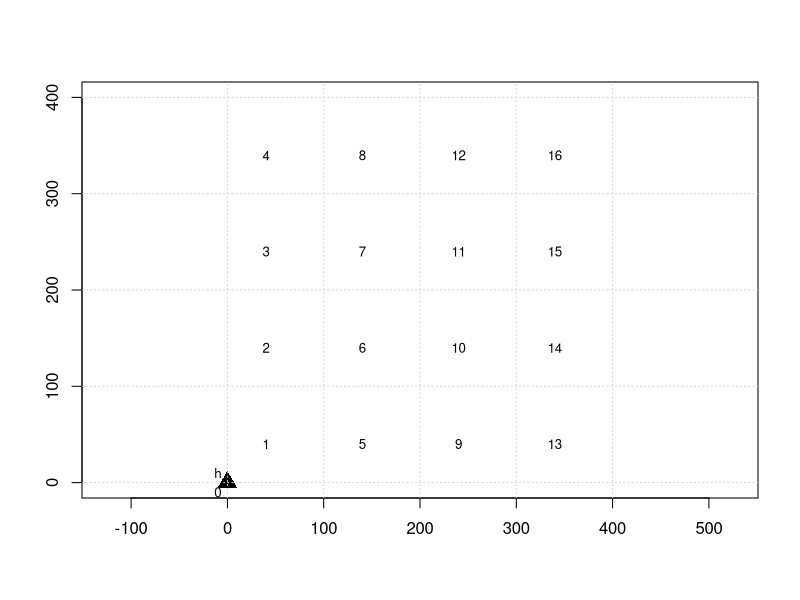

This chart was generated by the following R code: (Note: this script raises an error after producing the figure.)
# #Load Packages
# library(Matrix)
library(dplyr)
library(reshape2)

#Set Global Parameters
options(max.print = 99999)
set.seed(594)

#Problem Parameters
n_targets <- 16  # number of targets excluding origin and destination
n_nodes <- n_targets + 1  # number of nodes including origin and destination
discount_ratio <- 30  # maximum discount in terms of %
mission_area <- 400*400
eps <- 0.1
flight_v <- 10*60  # flight speed (km per hour)
sensor_range <- 28

# search time reduction parameter
alpha_time_reduction <- 0.8

#search and collection duration
s_t <- 50/60
c_t <- 10/60
search_duration <- s_t + c_t

#restrictions
mission_late_prob <- 0.20  # the allowed risk of not completing mission on time 
n_revisits <- 3  # number of allowed revisits


#effectiveness of the search and collection sensors
e_s <- (1 - exp(-(flight_v*sensor_range)/((mission_area/n_targets)))^s_t) #effectiveness of search sensor - by Xia's paper--28km is based on Global Hawk
e_c <- 0.5 #effectiveness of collection sensor - by Moskal's previous papers


# problem Sets
target_set <- 1:n_targets
node_set <- 0:n_nodes
from_set <- 0:n_targets #target set including origin excluding destination #1 is origin
to_set <- 1:n_nodes
time_step_set <- (1:((n_targets*n_revisits)+2)) #50 ((n_targets*n_revisits)+2)
allowed_revisit_set <- (1:n_revisits) # set of allowed revisits

# problem Layout
grid_size <- sqrt(mission_area)/sqrt(n_targets) #length of each grid
x_axis_size <- 400
y_axis_size <- 400
target_loc <- seq(grid_size/2, sqrt(mission_area)-grid_size/2,by = grid_size) 
target_loc_x <- rep(target_loc, each = sqrt(n_targets)) # X coordinates of targets
target_loc_y <- rep(target_loc, sqrt(n_targets)) # Y coordinates of targets
coord <- cbind(0:n_nodes,c(0,target_loc_x,sqrt(mission_area)),c(0,target_loc_y, sqrt(mission_area)))
coord <- head(coord, -1)

coord_grids_matrix <- cbind(target_set,rep(seq(0,300,100),each=4),rep(seq(100,400,100),each=4),rep(seq(0,300,100),4),rep(seq(100,400,100),4))

plot(x = 0, y = 0, xlim = c(0,sqrt(mission_area)), ylim = c(0,sqrt(mission_area)), pch = 17, cex = 2, asp = 1, xlab = "",ylab = "")  #xaxt="n", yaxt="n"
grid_loc <- seq(0,sqrt(mission_area), by = grid_size)
abline(h = grid_loc, v = grid_loc, col = "lightgray", lty = "dotted")
points(x = target_loc_x, y = target_loc_y, col = "black", pch = 215, cex=1)
text(coord[,2] - 10, coord[,3] - 10, labels = seq_along(0:n_targets)-1, cex = 0.8)
text(coord[1,2] - 10, coord[1,3] + 10, labels = "h", cex = 0.8)


#generate all movement types
temp_list <- c()
pair_matrix <- c()
for (d in 0:(n_nodes-1)) {
  temp_list <- cbind(rep(d,(n_nodes)), 0:n_targets)
  pair_matrix <- rbind(pair_matrix, temp_list)
}

#---------------------------------------------------------------------------------------------------------------
# travel duration --> d_{ij}

#Calculate Euclidean Distances
euc_distances <- apply(pair_matrix, 1, function(x){
  pair_from <- coord[coord[,1] == x[1],2:3]
  pair_to <- coord[coord[,1] == x[2],2:3]
  sqrt((pair_from[1] - pair_to[1])^2 + (pair_from[2] - pair_to[2])^2)
})

pair_matrix <- cbind(pair_matrix, euc_distances)



# Update distances with discounted euclidean distances. Discount rates linearly increase from 0 to discount_ratio (%30 in the paper)
discount_rates <- unlist(lapply(pair_matrix[,3],function (x) (discount_ratio/(max(pair_matrix[,3]) - min(pair_matrix[,3])))*(x - min(pair_matrix[,3]))))
discount_amounts <- (pair_matrix[,3] * discount_rates)/100
pair_matrix[,3] <- (pair_matrix[,3] - discount_amounts)

# convert distance to flight duration
pair_matrix[,3] <- round(pair_matrix[,3]/flight_v,4)

#---------------------------------------------------------------------------------------------------------------
# information search and collection time s_{j,m}
search_duration_list <- sapply(1:n_revisits, function(x) search_duration*(alpha_time_reduction)^(x-1))

#Construct Y matrix:
target_df <- data.frame(target_id = target_set)
for (m in 1:n_revisits){
  target_df[paste0(m)] = search_duration_list[m]
}

target_df <- melt(target_df, id.var = c('target_id') , variable.name = 'visit_id')
target_df <- target_df %>% rename("search_duration" = "value")
target_df['target_id'] = as.integer(target_df$target_id)
target_df['visit_id'] = as.integer(target_df$visit_id)

# ---------------------------------------------------------------------------------------------------
# expected Information Collection From Targets I_{jk}-> information collected from target j at kth visit
# probability that a target has information \mu_{pI_j}
prob_inf_exists <- runif(n_targets, 0.5, 1)
prob_inf_exists_permanent <- prob_inf_exists

target_info_df <- data.frame(target_id = rep(target_set, each=n_revisits), visit_id = rep(c(1:n_revisits), n_targets))
target_info_df['expected_information'] <- unlist(lapply(prob_inf_exists, function(x){
  lapply(1:n_revisits, function(m){
    round(x * e_s * ((1 - e_c)^(m-1) - (1-e_c)^m),4)
  })
}))

target_df <- inner_join(target_df,target_info_df,by = c('target_id' = 'target_id', 'visit_id'='visit_id'))

#---------------------------------------------------------------------------------------------------------------
#Risk of being detected
lambda_j <- round(c(runif(n_targets, 0, 0.05)), 4) #number of detection per 1 hour flight
gridlines <- seq(0, x_axis_size, grid_size)


lambda_traj <- sapply(1:nrow(pair_matrix),function(s){
  
  i <- coord[coord[,1] == pair_matrix[s,1],2:3]
  j <- coord[coord[,1] == pair_matrix[s,2],2:3]

  
  if (pair_matrix[s,1] == pair_matrix[s,2])
    { 
      lambda_traj <- 0
    }
  else{
    #grid lines that are cut at x axis when moving right
    cuts_r_x <- gridlines[which(gridlines %in% seq(i[1], j[1]))]
    cuts_r_y <- unlist(lapply(cuts_r_x, function (xx) ((xx-i[1])*(j[2]-i[2]) + i[2]*(j[1]-i[1]))/(j[1]-i[1])))
    
    #grid lines that are cut at y axis when moving up
    cuts_u_y <- gridlines[which(gridlines %in% seq(i[2],j[2]))]
    cuts_u_x <- unlist(lapply(cuts_u_y, function (yy) ((j[1]-i[1])*(yy-i[2]) + i[1]*(j[2]-i[2]))/(j[2]-i[2])))
    
    cut_points <- rbind(cbind(cuts_r_x,cuts_r_y), cbind(cuts_u_x,cuts_u_y),i)
    cut_points <- cut_points[order(cut_points[,1]),]
    
    cut_points_M <- cbind(cut_points,rbind(cut_points[2:nrow(cut_points),],j))
    cut_points_dist <- apply(cut_points_M,1, function (e) sqrt((e[4]-e[2])^2 + (e[3]-e[1])^2))
    
    cut_points_dist <- cut_points_dist-(cut_points_dist*discount_rates[s])/100 #implement discounts
    cut_points_time <- cut_points_dist/flight_v
    
    
    cut_points_regions <- apply(cut_points_M,1, function (c){
      Cut_middle<-c((c*0.5)[1]+(c*0.5)[3],(c*0.5)[2]+(c*0.5)[4])
      Cut_region<-coord_grids_matrix[which(apply(coord_grids_matrix,1,function(x){
        Cut_middle[1]>=x[2] && Cut_middle[1]<=x[3] && Cut_middle[2]>=x[4] && Cut_middle[2]<=x[5]  
      })),1]
      Cut_region[1]
      
    })
    
    
    lambda_traj <- sum(lambda_j[cut_points_regions]*cut_points_time)
  }
  lambda_traj
  
})


# add threats to the trajectory pair data frame
trajectory_df <- as.data.frame(pair_matrix)
colnames(trajectory_df) <- c('from_node', "to_node", "travel_duration")
trajectory_df['number_of_detections'] <- lambda_traj

lambda_df <- data.frame(target_id = target_set, number_of_detections = lambda_j)
target_df <- inner_join(target_df,lambda_df,by = c('target_id' = 'target_id'))
target_df['number_of_detections'] <- target_df$search_duration * target_df$number_of_detections








#

missionTime<-missiontime_step_set[i]
beta_f<-Risallowed_revisit_set[i]
varTimeRestrict<-Vartime_step_set[i]

time_step_set<-time_step_setAll[[i]]

#---------------------------------------------------------------------------------------------------------------
#---------------------------------------------------------------------------------------------------------------
#START MIP MODEL
#VARIABLE CONSTRUCTION

#xpij Binary Variables: Variables for Information obtained at location j (excluding destination)
#X_Matrix: #3: Travel Time, #4:Travel Time Variance, #5: Radar Detection Rate

xpij_Matrix<-rbind(
  cbind(1,X_M[1:(n_nodes-2),]),
  cbind(rep((2:tail(time_step_set,2)[1]),each=nrow(X_M[(n_nodes-1):(nrow(X_M)),])),
        
        do.call("rbind",replicate((length(time_step_set)-2),X_M[(n_nodes-1):(nrow(X_M)),],simplify=FALSE))),
  cbind(tail(time_step_set,1),X_M[which(X_M[,2]==n_nodes),])
)

rownames(xpij_Matrix) <- NULL

yjk_Matrix<-Y_M
rownames(yjk_Matrix) <- NULL

# Xord<-as.matrix(cbind(paste0(xpij_Matrix[,1],",",xpij_Matrix[,2],",",xpij_Matrix[,3])))
xpij_ord<-as.matrix(cbind(paste0(xpij_Matrix[,1],",",xpij_Matrix[,2],",",xpij_Matrix[,3] )))


xpij_names<-apply(xpij_Matrix[,1:3],1, function (x) paste0('x',",",x[1],",",x[2],",",x[3]))  
xpij_obj<-rep(0,length(xpij_names))

#yjk Binary Variables: Indicates  kth information collection from vertex j.
yjk_names<-apply(Y_M[,1:2],1, function (y) paste0('y',",",y[1],",",y[2]))
yjk_obj<-  Y_M[,5]*1000 #10000

# mu_Tf - Total Flight Duration of route f
# mu_Tf_max<-missionTime-(qnorm(1-mission_late_prob) * ceiling(missionTime/2))
mu_Tf_max<-missionTime-(qnorm(1-mission_late_prob) * 1)

mu_Tf_min<-0
mu_Tf_range<-(mu_Tf_max-mu_Tf_min)

mu_Tf_names<-c('mu_Tf')
mu_Tf_obj<- c(-eps*(1/mu_Tf_range))

#theta_f   - avarage detection on route f
theta_f_max<-(-log(1-beta_f))
theta_f_min<-0
theta_f_range<-(theta_f_max-theta_f_min)
theta_f_names<-c('theta_f')
theta_f_obj<- c(-eps*(1/theta_f_range))

# var_Tf - Total Flight Duration Variance of route f
var_Tf_max<-varTimeRestrict
var_Tf_min<-0
var_Tf_range<-(var_Tf_max-var_Tf_min)
var_Tf_names<-c('var_Tf')
var_Tf_obj<- c(-eps*(1/var_Tf_range))

# # var_If - Total Information Variance of route f
# var_If_max<-varInfRestrict
# var_If_min<-0
# var_If_range<-(var_If_max-var_If_min)
# var_If_names<-c('var_If')
# var_If_obj<- c(-eps*(1/var_If_range))

#sigma_Tf_dummy
sigma_Tf_dummy_names<-c('sigma_Tf_dummy')
sigma_Tf_dummy_obj<- c(0)

#w_u
u_vec<-seq(1,ceiling(missionTime/2),1)
wu_names<-unlist(lapply(u_vec, function (w) paste0('w',",",w)))
wu_obj<-rep(0,length(wu_names))

#All variables - ordered
all_names<-c(xpij_names,yjk_names,wu_names,sigma_Tf_dummy_names,theta_f_names, var_Tf_names,mu_Tf_names)
all_obj<-c(xpij_obj,yjk_obj,wu_obj,sigma_Tf_dummy_obj,theta_f_obj, var_Tf_obj,mu_Tf_obj)

#Constraint Construction
#Constraint 2 - Probability of being late is less than or equal to a given probability
C2_1_xpij<- spMatrix(1,(length(xpij_names)), i=rep(1, (length(xpij_names))), j=(1:(length(xpij_names))), x= c(xpij_Matrix[,4]))
C2_1_yjk<- spMatrix(1,(length(yjk_names)), i=rep(1, (length(yjk_names))), j=(1:(length(yjk_names))), x= c(yjk_Matrix[,3]))
C2_1_wu<-spMatrix(1, length(wu_names))
C2_1_sigma_Tf_dummy<-spMatrix(1, length(sigma_Tf_dummy_names))
C2_1_theta_f<-spMatrix(1, length(theta_f_names))
# C2_1_var_If<-spMatrix(1, length(var_If_names))
C2_1_var_Tf<-spMatrix(1, length(var_Tf_names))
C2_1_mu_Tf<-spMatrix(1, length(mu_Tf_names),i=1,j=1,x=(-1))
C2_1<- cbind(C2_1_xpij,C2_1_yjk,C2_1_wu,C2_1_sigma_Tf_dummy,C2_1_theta_f,C2_1_var_Tf,C2_1_mu_Tf)
C2_1_rhs<-c(0)
C2_1_dir<-c("=")

C2_2_xpij<- spMatrix(1,(length(xpij_names)), i=rep(1, (length(xpij_names))), j=(1:(length(xpij_names))), x= c(xpij_Matrix[,5]))
C2_2_yjk<- spMatrix(1,(length(yjk_names)), i=rep(1, (length(yjk_names))), j=(1:(length(yjk_names))), x= c(yjk_Matrix[,4]))
C2_2_wu<-spMatrix(1, length(wu_names))
C2_2_sigma_Tf_dummy<-spMatrix(1, length(sigma_Tf_dummy_names))
C2_2_theta_f<-spMatrix(1, length(theta_f_names))
# C2_2_var_If<-spMatrix(1, length(var_If_names))
C2_2_var_Tf<-spMatrix(1, length(var_Tf_names),i=1,j=1,x=(-1))
C2_2_mu_Tf<-spMatrix(1, length(mu_Tf_names))
C2_2<- cbind(C2_2_xpij,C2_2_yjk,C2_2_wu,C2_2_sigma_Tf_dummy,C2_2_theta_f,C2_2_var_Tf,C2_2_mu_Tf)
C2_2_rhs<-c(0)
C2_2_dir<-c("=")

C2_3_xpij<- spMatrix(1,(length(xpij_names)))
C2_3_yjk<- spMatrix(1,(length(yjk_names)))
C2_3_wu<-spMatrix(1, length(wu_names))
C2_3_sigma_Tf_dummy<-spMatrix(1, length(sigma_Tf_dummy_names),i=1,j=1,x=qnorm(1-mission_late_prob))
C2_3_theta_f<-spMatrix(1, length(theta_f_names))
# C2_3_var_If<-spMatrix(1, length(var_If_names))
C2_3_var_Tf<-spMatrix(1, length(var_Tf_names))
C2_3_mu_Tf<-spMatrix(1, length(mu_Tf_names),i=1,j=1,x=1)
C2_3<- cbind(C2_3_xpij,C2_3_yjk,C2_3_wu,C2_3_sigma_Tf_dummy,C2_3_theta_f,C2_3_var_Tf,C2_3_mu_Tf)
C2_3_rhs<-c(missionTime)
C2_3_dir<-c("<=")

C2_4_xpij<- spMatrix(1,(length(xpij_names)))
C2_4_yjk<- spMatrix(1,(length(yjk_names)))
C2_4_wu<-spMatrix(1, length(wu_names),i=rep(1,length(wu_names)), j=1:length(wu_names), x=u_vec^2)
C2_4_sigma_Tf_dummy<-spMatrix(1, length(sigma_Tf_dummy_names))
C2_4_theta_f<-spMatrix(1, length(theta_f_names))
# C2_4_var_If<-spMatrix(1, length(var_If_names))
C2_4_var_Tf<-spMatrix(1, length(var_Tf_names),i=1,j=1,x=-1)
C2_4_mu_Tf<-spMatrix(1, length(mu_Tf_names))
C2_4<- cbind(C2_4_xpij,C2_4_yjk,C2_4_wu,C2_4_sigma_Tf_dummy,C2_4_theta_f,C2_4_var_Tf,C2_4_mu_Tf)
C2_4_rhs<-c(0)
C2_4_dir<-c(">=")

C2_5_xpij<- spMatrix(1,(length(xpij_names)))
C2_5_yjk<- spMatrix(1,(length(yjk_names)))
C2_5_wu<-spMatrix(1, length(wu_names),i=rep(1,length(wu_names)), j=1:length(wu_names), x=u_vec)
C2_5_sigma_Tf_dummy<-spMatrix(1, length(sigma_Tf_dummy_names),i=1,j=1,x=-1)
C2_5_theta_f<-spMatrix(1, length(theta_f_names))
# C2_5_var_If<-spMatrix(1, length(var_If_names))
C2_5_var_Tf<-spMatrix(1, length(var_Tf_names))
C2_5_mu_Tf<-spMatrix(1, length(mu_Tf_names))
C2_5<- cbind(C2_5_xpij,C2_5_yjk,C2_5_wu,C2_5_sigma_Tf_dummy,C2_5_theta_f,C2_5_var_Tf,C2_5_mu_Tf)
C2_5_rhs<-c(0)
C2_5_dir<-c("=")

C2_6_xpij<- spMatrix(1,(length(xpij_names)))
C2_6_yjk<- spMatrix(1,(length(yjk_names)))
C2_6_wu<-spMatrix(1, length(wu_names),i=rep(1,length(wu_names)), j=1:length(wu_names), x=rep(1,length(wu_names)))
C2_6_sigma_Tf_dummy<-spMatrix(1, length(sigma_Tf_dummy_names))
C2_6_theta_f<-spMatrix(1, length(theta_f_names))
# C2_6_var_If<-spMatrix(1, length(var_If_names))
C2_6_var_Tf<-spMatrix(1, length(var_Tf_names))
C2_6_mu_Tf<-spMatrix(1, length(mu_Tf_names))
C2_6<- cbind(C2_6_xpij,C2_6_yjk,C2_6_wu,C2_6_sigma_Tf_dummy,C2_6_theta_f,C2_6_var_Tf,C2_6_mu_Tf)
C2_6_rhs<-c(1)
C2_6_dir<-c("=")

C2<-rbind(C2_1,C2_2,C2_3,C2_4,C2_5,C2_6)
C2_rhs<-rbind(C2_1_rhs,C2_2_rhs,C2_3_rhs,C2_4_rhs,C2_5_rhs,C2_6_rhs)
C2_dir<-rbind(C2_1_dir,C2_2_dir,C2_3_dir,C2_4_dir,C2_5_dir,C2_6_dir)


#Constraint 3, probability of number of decetion is larger than 1 must be smaller than or equal to a given probability
C3_xpij<- spMatrix(1,(length(xpij_names)), i=rep(1, (length(xpij_names))), j=(1:(length(xpij_names))), x= c(xpij_Matrix[,6]))
C3_yjk<- spMatrix(1,(length(yjk_names)), i=rep(1, (length(yjk_names))), j=(1:(length(yjk_names))), x= c(yjk_Matrix[,6]))
C3_wu<-spMatrix(1, length(wu_names))
C3_sigma_Tf_dummy<-spMatrix(1, length(sigma_Tf_dummy_names))
C3_theta_f<-spMatrix(1, length(theta_f_names),i=1,j=1,x=(-1))
# C3_var_If<-spMatrix(1, length(var_If_names))
C3_var_Tf<-spMatrix(1, length(var_Tf_names))
C3_mu_Tf<-spMatrix(1, length(mu_Tf_names))
C3<- cbind(C3_xpij,C3_yjk,C3_wu,C3_sigma_Tf_dummy,C3_theta_f,C3_var_Tf,C3_mu_Tf)
C3_rhs<-c(0)
C3_dir<-c("=")

#Upper bound of theta is defined when defining the upper bounds of the variables of the model

#Constraint 4 - variance restriction is defined when defining the upper bounds of the variables of the model

# #Constraint 5, calculates the variance of the information collected 
# C5_xpij<- spMatrix(1,(length(xpij_names)))
# C5_yjk<- spMatrix(1,(length(yjk_names)), i=rep(1, (length(yjk_names))), j=(1:(length(yjk_names))), x= c(yjk_Matrix[,6]))
# C5_wu<-spMatrix(1, length(wu_names))
# C5_sigma_Tf_dummy<-spMatrix(1, length(sigma_Tf_dummy_names))
# C5_theta_f<-spMatrix(1, length(theta_f_names))
# # C5_var_If<-spMatrix(1, length(var_If_names),i=1,j=1,x=(-1))
# C5_var_Tf<-spMatrix(1, length(var_Tf_names))
# C5_mu_Tf<-spMatrix(1, length(mu_Tf_names))
# C5<- cbind(C5_xpij,C5_yjk,C5_wu,C5_sigma_Tf_dummy,C5_theta_f,C5_var_Tf,C5_mu_Tf)
# C5_rhs<-c(0)
# C5_dir<-c("=")

#5.2. restriction for the variance of the information collection is defined when defining the upper bounds of the variables of the model
#Constraint 6 - Number of collections at a node must be smaller than or equal to the number of times the node appears on the route

C6<-do.call("rbind",sapply(target_set, function (a){
  C6_xpij<- spMatrix(1,(length(xpij_names)))
  
  temp_6_x<-which(xpij_Matrix[,3]==a)
  temp_6_y<-which(yjk_Matrix[,1]==a)
  
  C6_xpij<- spMatrix(1, length(xpij_names), i=rep(1,length(temp_6_x)), j=temp_6_x, x=rep(-1, length(temp_6_x)))
  C6_yjk<- spMatrix(1,(length(yjk_names)), i=rep(1, length(temp_6_y)), j=temp_6_y, x= rep(1, length(temp_6_y)))
  C6_wu<-spMatrix(1, length(wu_names))
  C6_sigma_Tf_dummy<-spMatrix(1, length(sigma_Tf_dummy_names))
  C6_theta_f<-spMatrix(1, length(theta_f_names))
  # C6_var_If<-spMatrix(1, length(var_If_names))
  C6_var_Tf<-spMatrix(1, length(var_Tf_names))
  C6_mu_Tf<-spMatrix(1, length(mu_Tf_names))
  C6_temp<- cbind(C6_xpij,C6_yjk,C6_wu,C6_sigma_Tf_dummy,C6_theta_f,C6_var_Tf,C6_mu_Tf)
  
  return(C6_temp)
  
}))

C6_rhs<-rep(0,length(target_set))
C6_dir<-rep("<=",length(target_set))


#Constraint 7 - Defines the revisits. Target j must be visited before a revisit

#temproray matrix to generate order of yjk variables
temp7<-(length(target_set)*(length(allowed_revisit_set)-1)) #number of constraints
temp7_2<-cbind(1:(length(yjk_names)-1), 2:length(yjk_names))
temp7_2<-temp7_2[-seq(length(allowed_revisit_set),length(yjk_names)-length(allowed_revisit_set),by=length(allowed_revisit_set)),]

C7_xpij<- spMatrix(temp7, length(xpij_names))
C7_yjk<- spMatrix(temp7,length(yjk_names), i=rep(1:temp7,each=(length(allowed_revisit_set)-1)), j=as.vector(t(temp7_2)), x=rep(c(1,-1),temp7))
C7_wu<-spMatrix(temp7, length(wu_names))
C7_sigma_Tf_dummy<-spMatrix(temp7, length(sigma_Tf_dummy_names))
C7_theta_f<-spMatrix(temp7, length(theta_f_names))
# C7_var_If<-spMatrix(temp7, length(var_If_names))
C7_var_Tf<-spMatrix(temp7, length(var_Tf_names))
C7_mu_Tf<-spMatrix(temp7, length(mu_Tf_names))
C7<- cbind(C7_xpij,C7_yjk,C7_wu,C7_sigma_Tf_dummy,C7_theta_f,C7_var_Tf,C7_mu_Tf)

C7_rhs<-rep(0,temp7)
C7_dir<-rep(">=",temp7)

#Constraint 8 -  Flow balance equations --> if there is an incoming arc to a target, there has to be an outgoing arc as well
C8_xpij<-do.call("rbind",lapply(head(tail(time_step_set,-1),-1), function (p){
  
  C8_xpij_temp<-do.call("rbind",lapply(target_set, function (j){
    
    # xpij_Matrix[temp8_1,]
    # xpij_Matrix[temp8_2,]
    
    temp8_1<-which(xpij_Matrix[,1]==p & xpij_Matrix[,3]==j) #incoming arcs to j at p
    temp8_2<-which(xpij_Matrix[,1]==(p+1) & xpij_Matrix[,2]==j) #outgoing arcs from j at p+1
    
    C8_xpij_1<-spMatrix(1, length(xpij_names), i=rep(1,length(temp8_1)), j=temp8_1, x=rep(1,length(temp8_1))) #incoming arcs to j at p
    C8_xpij_2<-spMatrix(1, length(xpij_names), i=rep(1,length(temp8_2)), j=temp8_2, x=rep(-1,length(temp8_2))) #outgoing arcs from j at p+1
    
    C8_xpij_j<-(C8_xpij_1 + C8_xpij_2)
    
    return(C8_xpij_j)
  }))
  
  
  return(C8_xpij_temp)
  
  
}))

C8_yjk<- spMatrix(nrow(C8_xpij),length(yjk_names))
C8_wu<-spMatrix(nrow(C8_xpij), length(wu_names))
C8_sigma_Tf_dummy<-spMatrix(nrow(C8_xpij), length(sigma_Tf_dummy_names))
C8_theta_f<-spMatrix(nrow(C8_xpij), length(theta_f_names))
# C8_var_If<-spMatrix(nrow(C8_xpij), length(var_If_names))
C8_var_Tf<-spMatrix(nrow(C8_xpij), length(var_Tf_names))
C8_mu_Tf<-spMatrix(nrow(C8_xpij), length(mu_Tf_names))
C8<- cbind(C8_xpij,C8_yjk,C8_wu,C8_sigma_Tf_dummy,C8_theta_f,C8_var_Tf,C8_mu_Tf)

C8_rhs<-rep(0,nrow(C8_xpij))
C8_dir<-rep("=",nrow(C8_xpij))

#Flow balance equations
# xpij_Matrix[which(xpij_Matrix[,1]==1),]
#Constraint 9: flow balance for time period 1 and 2
C9_xpij_1<-spMatrix(n_targets, length(xpij_names), i=(1:n_targets), j=which(xpij_Matrix[,1]==1), x=rep(1,n_targets))
C9_xpij_2<-do.call("rbind",lapply(target_set,function(s){
  spMatrix(1, length(xpij_names), i=rep(1,(n_targets+1)), j=which(xpij_Matrix[,1]==2 & xpij_Matrix[,2]==s ), x=rep(-1,(n_targets+1)))
}))
C9_xpij<- C9_xpij_1 + C9_xpij_2
C9_yjk<- spMatrix(n_targets,length(yjk_names))
C9_wu<-spMatrix(n_targets, length(wu_names))
C9_sigma_Tf_dummy<-spMatrix(n_targets, length(sigma_Tf_dummy_names))
C9_theta_f<-spMatrix(n_targets, length(theta_f_names))
# C9_var_If<-spMatrix(n_targets, length(var_If_names))
C9_var_Tf<-spMatrix(n_targets, length(var_Tf_names))
C9_mu_Tf<-spMatrix(n_targets, length(mu_Tf_names))
C9<- cbind(C9_xpij,C9_yjk,C9_wu,C9_sigma_Tf_dummy,C9_theta_f,C9_var_Tf,C9_mu_Tf)

C9_rhs<-rep(0,n_targets)
C9_dir<-rep("=",n_targets)

#Constraint 10: flow balance for time period 1-must leave
C10_xpij<-spMatrix(1, length(xpij_names), i=rep(1,n_targets), j=which(xpij_Matrix[,1]==1), x=rep(1,n_targets))
C10_yjk<- spMatrix(1,length(yjk_names))
C10_wu<-spMatrix(1, length(wu_names))
C10_sigma_Tf_dummy<-spMatrix(1, length(sigma_Tf_dummy_names))
C10_theta_f<-spMatrix(1, length(theta_f_names))
# C10_var_If<-spMatrix(1, length(var_If_names))
C10_var_Tf<-spMatrix(1, length(var_Tf_names))
C10_mu_Tf<-spMatrix(1, length(mu_Tf_names))
C10<- cbind(C10_xpij,C10_yjk,C10_wu,C10_sigma_Tf_dummy,C10_theta_f,C10_var_Tf,C10_mu_Tf)
C10_rhs<-c(1)
C10_dir<-c("=")

#Constraint 11: flow balance for time period 1-must leave
temp11<-which(xpij_Matrix[,3]==n_nodes)
C11_xpij<-spMatrix(1, length(xpij_names), i=rep(1,length(temp11)), j=temp11, x=rep(1,length(temp11)))
C11_yjk<- spMatrix(1,length(yjk_names))
C11_wu<-spMatrix(1, length(wu_names))
C11_sigma_Tf_dummy<-spMatrix(1, length(sigma_Tf_dummy_names))
C11_theta_f<-spMatrix(1, length(theta_f_names))
# C11_var_If<-spMatrix(1, length(var_If_names))
C11_var_Tf<-spMatrix(1, length(var_Tf_names))
C11_mu_Tf<-spMatrix(1, length(mu_Tf_names))
C11<- cbind(C11_xpij,C11_yjk,C11_wu,C11_sigma_Tf_dummy,C11_theta_f,C11_var_Tf,C11_mu_Tf)
C11_rhs<-c(1)
C11_dir<-c("=")

#Constraint 12 : Limit reccurrenct at nodes to K-1
C12_xpij<-do.call("rbind",lapply(target_set,function(r){
  temp12<-which(xpij_Matrix[,2]==r & xpij_Matrix[,3]==r)
  spMatrix(1, length(xpij_names), i=rep(1,length(temp12)), j=temp12, x=rep(1,length(temp12)))
}))
C12_yjk<- spMatrix(n_targets,length(yjk_names))
C12_wu<-spMatrix(n_targets, length(wu_names))
C12_sigma_Tf_dummy<-spMatrix(n_targets, length(sigma_Tf_dummy_names))
C12_theta_f<-spMatrix(n_targets, length(theta_f_names))
# C12_var_If<-spMatrix(n_targets, length(var_If_names))
C12_var_Tf<-spMatrix(n_targets, length(var_Tf_names))
C12_mu_Tf<-spMatrix(n_targets, length(mu_Tf_names))
C12<- cbind(C12_xpij,C12_yjk,C12_wu,C12_sigma_Tf_dummy,C12_theta_f,C12_var_Tf,C12_mu_Tf)
C12_rhs<-rep((n_revisits-1),n_targets)
C12_dir<-rep("<=",n_targets)

# all_names<-c(xpij_names,yjk_names,wu_names,sigma_Tf_dummy_names,theta_f_names, var_If_names,var_Tf_names,mu_Tf_names)

# Build model
model <- list()
model$modelname <- 'UAV Prize Collection'
model$modelsense <- 'max'

# initialize data for variables
model$lb       <- 0
model$ub       <- c(rep(1, length(xpij_names)),rep(1, length(yjk_names)), rep(1, length(wu_names)),ceiling(missionTime/2),(-log(1-beta_f)),varTimeRestrict,mu_Tf_max)
model$vtype    <- c(rep("B", length(xpij_names)),rep("B", length(yjk_names)), rep("B", length(wu_names)),"C","C","C","C")
model$obj      <- all_obj
model$varnames <- all_names

# build constraint matrix
model$A        <- rbind(C2,C3,C6,C7,C8,C9,C10,C11,C12)
model$rhs      <- c(C2_rhs,C3_rhs,C6_rhs,C7_rhs,C8_rhs,C9_rhs,C10_rhs,C11_rhs,C12_rhs)
model$sense    <- c(C2_dir,C3_dir,C6_dir,C7_dir,C8_dir,C9_dir,C10_dir,C11_dir,C12_dir)

# gurobi_write(model, 'C:/Users/Erdi Dasdemir/OneDrive/Belgeler/Erdi Research/((Erdi Ph.D. Thesis/(2019) Rajan Batta/UAV Problem/Codes/UAV.mps')
#---------------------------------------------------------------------------------------------------------------

# set parameters
params <- list()
#params$TimeLimit<-1800
# params$MIPGap<-0
# params$MIPFocus<-2

ptm<-proc.time()
result <- gurobi(model,params)
runTime<-(proc.time()-ptm)
runTime<-sum(runTime[1:2])
# 
# print(result$objval)
# # 
decvr<-result$x
#all_names[which(decvr>0.0001)]
#decvr[which(decvr>0.0001)]

#(result$objval)/10000


ExpectedInfCollect<-(result$objval+(-1*(tail(decvr,3)%*% c(theta_f_obj, var_Tf_obj,mu_Tf_obj))))/1000

# xp,i,j results
xpij_results<-decvr[1:length(xpij_names)]
xpij_variables<-all_names[1:length(xpij_names)]

xpij_variables<-xpij_variables[which(xpij_results>0.0001)]
xpij_results<-xpij_results[which(xpij_results>0.0001)]

#yjk results
yjk_results<-decvr[(length(xpij_names)+1):(length(xpij_names)+length(yjk_names))]
yjk_variables<-all_names[(length(xpij_names)+1):(length(xpij_names)+length(yjk_names))]
# 
yjk_variables<-yjk_variables[which(yjk_results>0.0001)]
yjk_results<-yjk_results[which(yjk_results>0.0001)]

#theta_f_names, var_If_names,var_Tf_names,mu_Tf_names
# other_results<-tail(decvr,4)
other_results<-tail(decvr,3)[c(3,1,2)]


cat(c(missionTime,beta_f, varTimeRestrict, ExpectedInfCollect, other_results, result$objval, result$objbound,result$mipgap,result$runtime, runTime), file = "2_Demonstration_Summary.txt", append = TRUE)
cat("\n", file ="2_Demonstration_Summary.txt", append = TRUE)


sink("2_Demonstration_DecSpace.txt", append=TRUE)
cat("Restrictions(Mission Time, Risk (Beta), Time Variance):", c(missionTime,beta_f,varTimeRestrict))
cat("\n")
cat("----------------------------------------")
cat("\n")
cat("Status:",result$status )
cat("\n")
cat("Optimality gap:",(result$mipgap)*100)
cat("\n")
cat("Run Time given by Gurobi:", result$runtime)
cat("\n")
cat("Run Time given by R:", runTime)
cat("\n")
cat("Objective value:",result$objval)
cat("\n")
cat("Best available upper bound:",result$objbound)
cat("\n")
cat("Expected Inf Collection:",ExpectedInfCollect)
cat("\n")
cat("Other Variables:",other_results)
cat("\n")
cat("xpij Result: ",  xpij_variables)
cat("\n")
cat("xpij Result: ",xpij_results)
cat("\n")
cat("yjk Result: ",  yjk_variables)
cat("\n")
cat("yjk Result: ",yjk_results)
cat("\n")
cat("\n")
cat("\n")
sink()


























#---------------------------------------------------------------------------------------------------------------